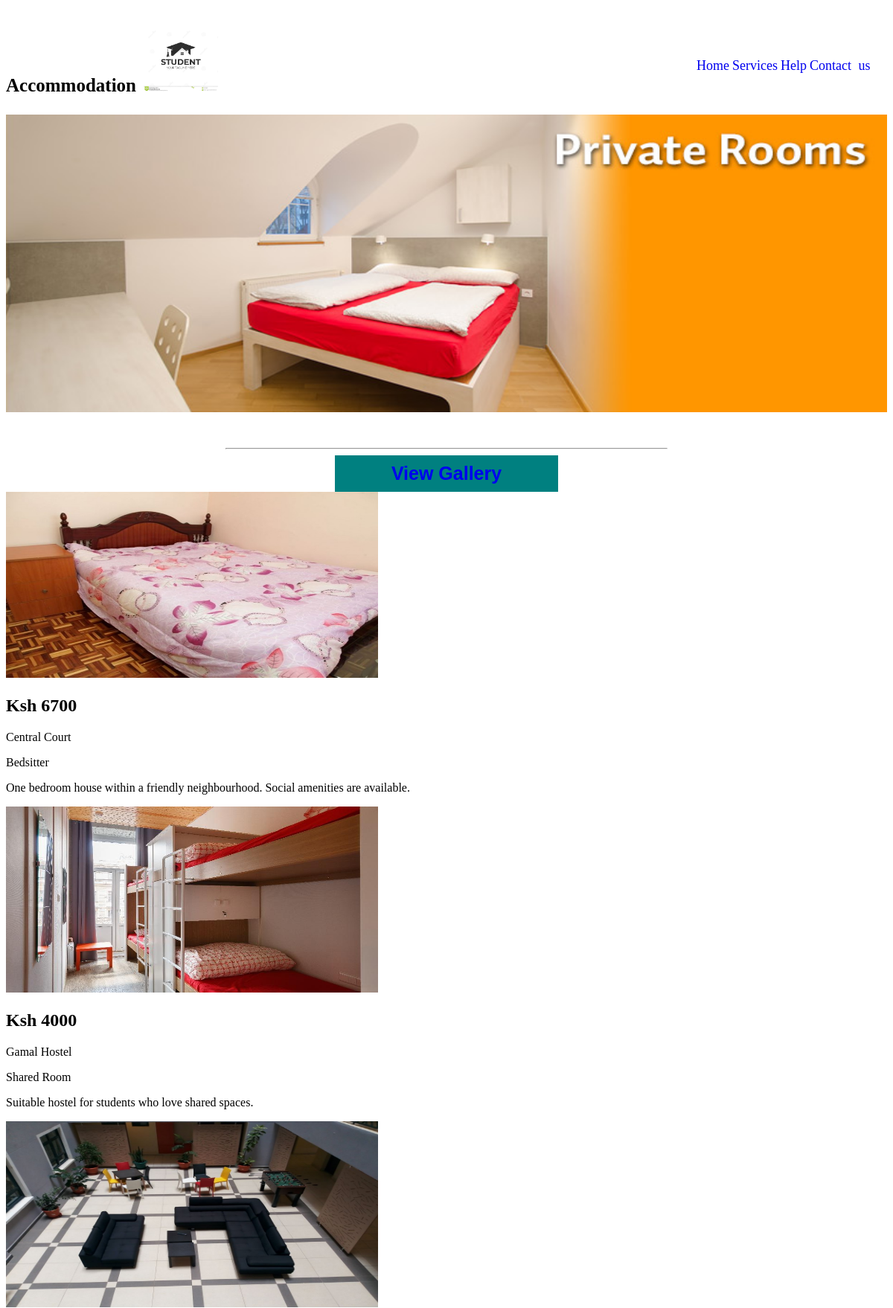
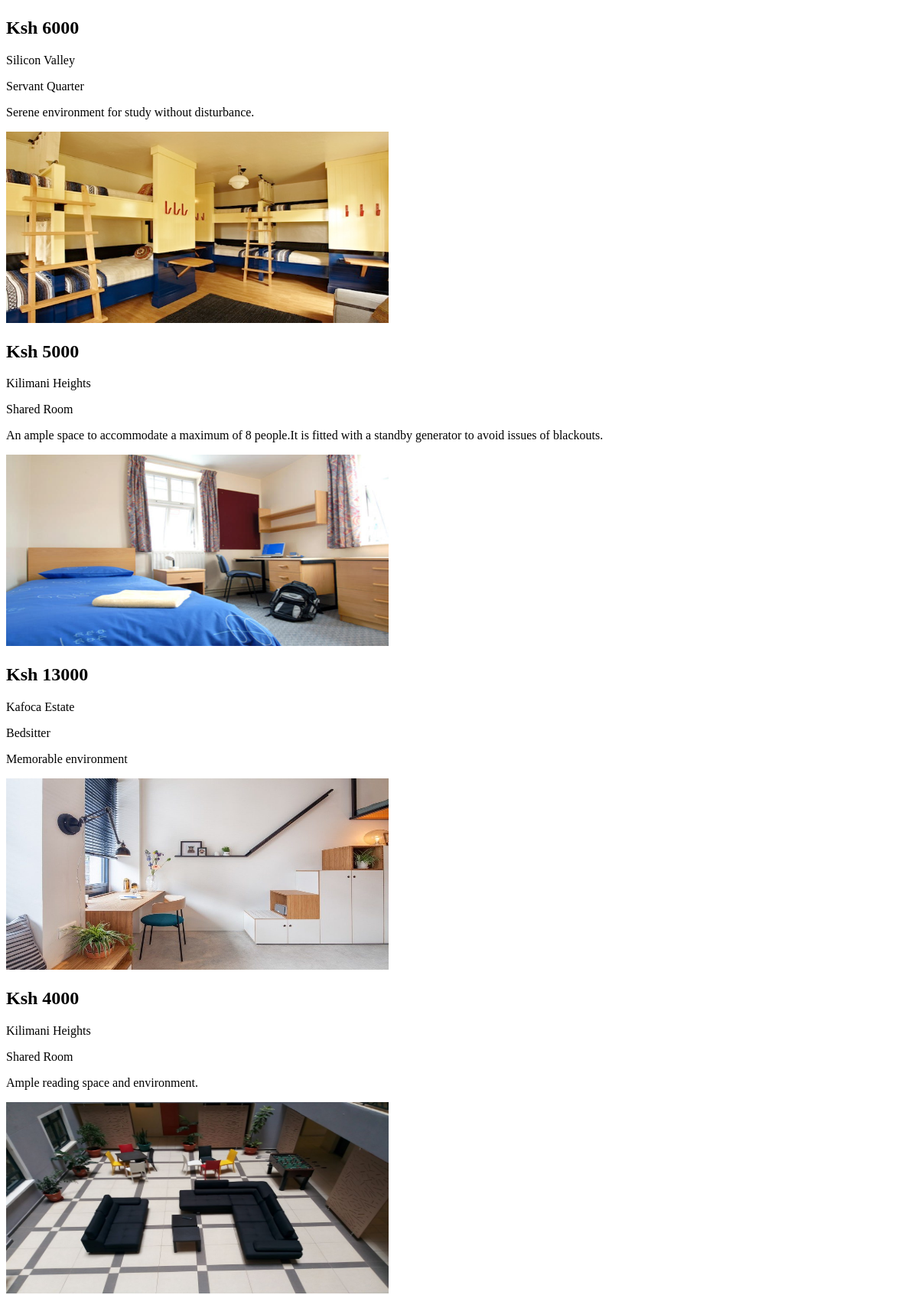
/me.php (upper part), run on the app's committed database (2 pictures, top to bottom).
### tables this page shows
CREATE TABLE `products` (
  `id` int(5) NOT NULL,
  `house_name` varchar(500) NOT NULL,
  `house_price` int(5) NOT NULL,
  `numberofrooms` int(5) NOT NULL,
  `occupied` int(11) NOT NULL,
  `vacant` int(11) NOT NULL,
  `image` text NOT NULL,
  `category` varchar(50) NOT NULL,
  `house_description` varchar(1000) NOT NULL,
  `location` varchar(100) NOT NULL
);

### me.php (the view, shortened to what this page needs)
<!DOCTYPE html>
<html>
<head>
	<link rel="stylesheet" href="styles.css">
</head>
<body>
	<header><b><p style="font-size: 25px;">Accommodation<img src="logo.jpg" alt="Logo" style="width:100px; border-radius: 0; margin-left: 10px;"></p></b></header><br><br><br>
	<nav>
		<ul>
			<li><a href="homepage.html">Home</a></li>
			<li><a href="#">Services</a></li>
			<li><a href="#">Help</a></li>
			<li><a href="#">Contact us</a></li>
		</ul>
	</nav><br><br><br><br>
<img name="slide" width="100%" height="400px">
<br><br><br>
<hr style="height: 50%">
<div class="centers">
<button class="accordion" style="text-align: center; font-size: 25px; float: center;"><b><a href="View gallery.html" style="text-decoration: none">View Gallery</b></a></button></div>
<?php
$link=mysqli_connect("localhost","root","");
mysqli_select_db($link,"myhostel");
?>
<?php
$res=mysqli_query($link,"select * from products");
while($row=mysqli_fetch_array($res))
{
?>
<div class="displaytheimages">
  <img src="../myhostel/<?php echo $row["image"]; ?>" alt="" height="250px" width="500px"/>
  <h2>Ksh <?php echo $row["house_price"]; ?></h2>
  <p><?php echo $row["house_name"]; ?></p>
  <p><?php echo $row["category"]; ?></p>
  <p><?php echo $row["house_description"]; ?></p>
</div>
<?php
}
?>
</body>
</html>

### styles.css (style rules this page uses)
header { float: left; padding-top: 0; margin-top: 0; }
nav { float: right; background-color: white; width: 25%; }
ul { list-style: none; text-decoration: none; }
li { display: block; display: inline; text-decoration: none; word-spacing: 5px; }
hr { width: 50%; }
li a { display: inline; text-decoration: none; font-size: 18px; }
.accordion { background-color: teal; color: white; cursor: pointer; padding: 10px; width: 300px; border: none; text-align: left; outline: none; transition: 0.4s; }
.centers { text-align: center; }

### data on the page
products: image (picture), house_price "6700", house_name "Central Court", category "Bedsitter", house_description "One bedroom house within a friendly neighbourhood. Social amenities are available."
products: image (picture), house_price "4000", house_name "Gamal Hostel", category "Shared Room", house_description "Suitable hostel for students who love shared spaces."
products: image (picture), house_price "6000", house_name "Silicon Valley", category "Servant Quarter", house_description "Serene environment for study without disturbance."
products: image (picture), house_price "5000", house_name "Kilimani Heights", category "Shared Room", house_description "An ample space to accommodate a maximum of 8 people.It is fitted with a standby generator to avoid issues of blackouts."
products: image (picture), house_price "13000", house_name "Kafoca Estate", category "Bedsitter", house_description "Memorable environment"
products: image (picture), house_price "4000", house_name "Kilimani Heights", category "Shared Room", house_description "Ample reading space and environment."
products: image (picture)
